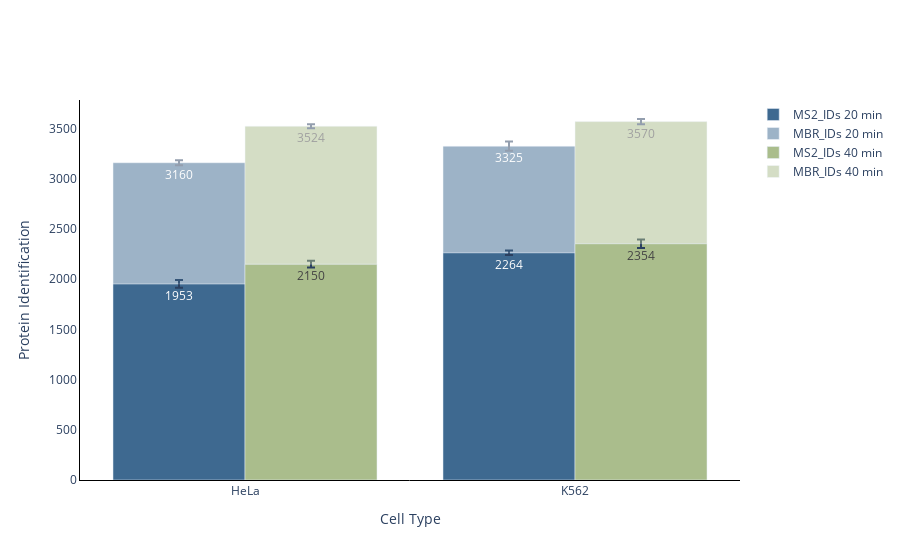

Notebook cell for this chart:
### Code cell
#ID plot(protein and peptides)
plot_options={
            "mean label": "True",
            "error bar": "ci95", #None, stdev, or ci95
            "X Title": "Conditions",
            "Y Title": "Protein Identification",
            "color": ["#3E6990", "#AABD8C", "#E9E3B4", "#F39B6D", "#C6878F", "pink",
                  "orange", "brown", "pink", "gray", "olive", "cyan", "black","red",
                  "yellow","green","blue","indigo","violet"],
            "width": 700,
            "height": 450,
            "font": dict(size=16, family="Arial black"),
            "ID mode": "grouped_stacked",#grouped, total, MS2, grouped_stacked, stacked
            "Group By X": "Cell Type", #ID_Mode does MS2 vs MBR change this here and for CV's for bar and CV plots and use settings_test.txt
            "Group By Color": "Gradient Length",#ID_Mode does MS2 vs MBR
            "Group By Stack": "ID_Mode" #ID_Mode does MS2 vs MBR
        }
plot_options["plot_type"] = "1" # 1 is protein, 2 is peptide
figure ,_ ,_ =ID_plots(data_obj, plot_options, saved_settings)
figure.show()

### Figure 1 — Plotly figure (JSON) as saved in the notebook; plotly's stock layout.template omitted (floating-point values rounded to 4 significant figures)
{"data": [{"error_y": {"array": [38.09, 22.73], "type": "data", "visible": true}, "marker": {"color": "#3E6990"}, "name": "MS2_IDs 20 min", "offsetgroup": "0", "text": ["1953", "2264"], "type": "bar", "x": ["HeLa", "K562"], "y": [1953.0, 2264.0]}, {"base": [1953.0, 2264.0], "error_y": {"array": [24.83, 46.48], "type": "data", "visible": true}, "marker": {"color": "#3E6990"}, "name": "MBR_IDs 20 min", "offsetgroup": "0", "opacity": 0.5, "text": ["3160", "3325"], "type": "bar", "x": ["HeLa", "K562"], "y": [1207.0, 1062.0]}, {"error_y": {"array": [33.62, 41.88], "type": "data", "visible": true}, "marker": {"color": "#AABD8C"}, "name": "MS2_IDs 40 min", "offsetgroup": "1", "text": ["2150", "2354"], "type": "bar", "x": ["HeLa", "K562"], "y": [2150.0, 2354.0]}, {"base": [2150.0, 2354.0], "error_y": {"array": [20.7, 25.68], "type": "data", "visible": true}, "marker": {"color": "#AABD8C"}, "name": "MBR_IDs 40 min", "offsetgroup": "1", "opacity": 0.5, "text": ["3524", "3570"], "type": "bar", "x": ["HeLa", "K562"], "y": [1374.0, 1216.0]}], "layout": {"barmode": "group", "paper_bgcolor": "rgba(255, 255, 255, 255)", "plot_bgcolor": "rgba(255, 255, 255, 255)", "xaxis": {"linecolor": "black", "linewidth": 1, "showline": true, "title": {"text": "Cell Type"}}, "yaxis": {"linecolor": "black", "linewidth": 1, "showline": true, "title": {"text": "Protein Identification"}}}}
